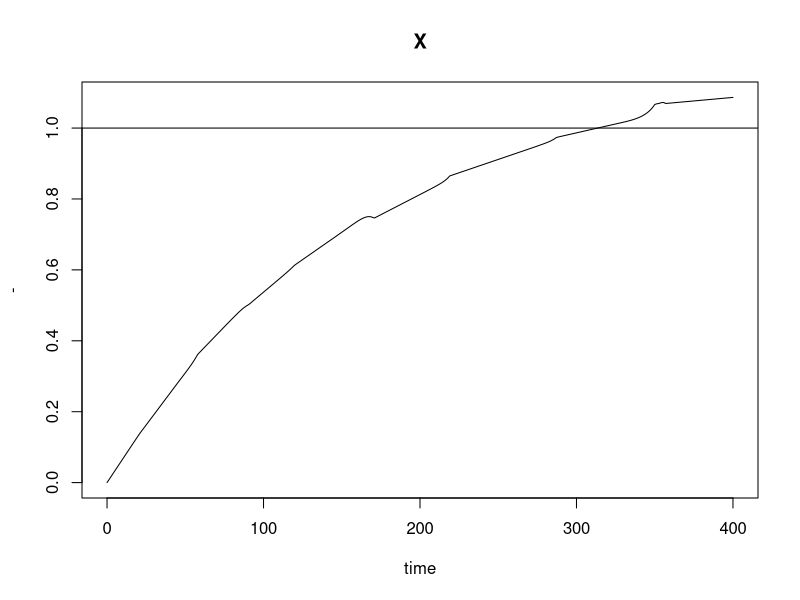

R code for this plot:
## ---- chunk 1
#| label: mailroom
#| 
library(deSolve)
library(tidyverse)
## ---- chunk 2
#| label: conditions
#| 
parameters <- c(a = 1/150, b = 4.5, c = 4, d = 0.3)

state <- c(X = 0)

dxdt <-function(t, state, parameters) {
  with(as.list(c(state, parameters)),{
  # rate of change
  dX <- a - ((( rnorm(1, b, .005)*X +  rnorm(1, c, 0.05) *X + rnorm(1, d, .05)*X ) * 1/150 ) /  10)

 # return the rate of change
  list(c(dX))
 })
}  
times <- seq(0, 400, by = 1)
## ---- chunk 3
#| label: solution

set.seed(11042004)
out <- ode(y = state, times = times, func = dxdt, parms = parameters)
plot(out, xlab = "time", ylab = "-")
abline(h = 1)
